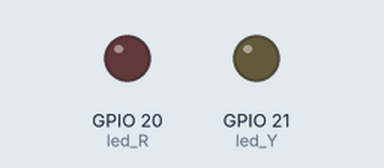
Bench run of a program on a simulated Raspberry Pi (BCM pin numbers). Parts: output pins drawn as LEDs (lit = HIGH). What the program prints to the terminal is not drawn.

Above: at 0.1 s.
At 5.1 s:
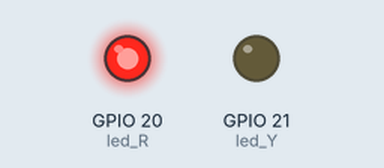
Timing chart, 0 to 6.6 s (numbered marks = the images above):
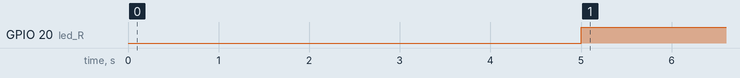

The program:

HC_SR501.py
```python
#-*- coding:utf-8 -*-

import RPi.GPIO as GPIO
import time

GPIO.setmode(GPIO.BCM)
GPIO.setwarnings(False)

led_R = 20
led_Y = 21
sensor = 17

# LED핀의 입출력 설정
GPIO.setup(led_R,GPIO.OUT)
GPIO.setup(led_Y,GPIO.OUT)
GPIO.setup(sensor,GPIO.IN)

print("PIR Ready. . .")
time.sleep(5) # PIR 센서 준비 시간


try:
	while True:
		state = 0
		state = GPIO.input(sensor)
		if state == 1: # 센서가 HIGH라면
			GPIO.output(led_Y,1) # 노란색 led 켬
			GPIO.output(led_R,0) # 빨간색 led 끔
			GPIO.input(sensor) == 0
			print("Motion Detected!")
			time.sleep(1)

		if state == 0:
			GPIO.output(led_Y,0)
			GPIO.output(led_R,1)
			time.sleep(1)
		state = 0

except keyboardInterrupt:
	Print("Stopped by User")
	GPIO.cleanup()
GPIO.cleanup()


"""
if GPIO.input(sensor) == 0: # 센서가 HIGH라면
	GPIO.output(led_Y,1) # 노란색 led 켬
	GPIO.output(led_R,0) # 빨간색 led 끔
	GPIO.input(sensor) == 0
	print("Motion Detected!")
	time.sleep(0.2)

if GPIO.input(sensor) == 1:
	GPIO.output(led_Y,0)
	GPIO.output(led_R,1)
	time.sleep(0.2)

GPIO.cleanup()
"""
```

Measured:
- by itself, GPIO 20 (led_R): LOW → HIGH at 5.0 s
